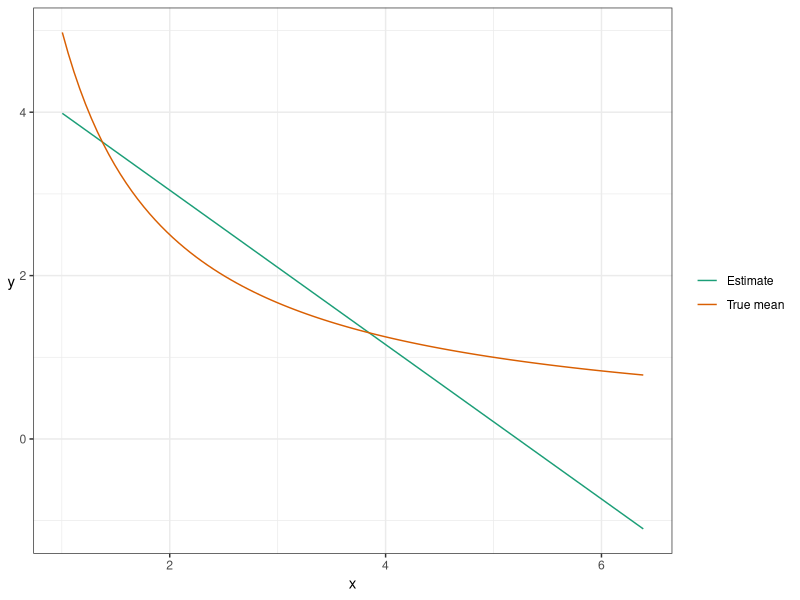
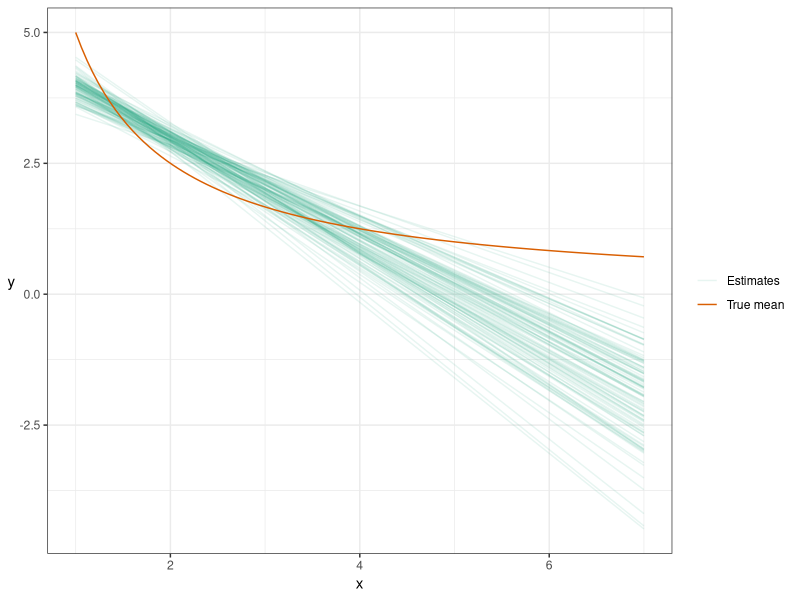
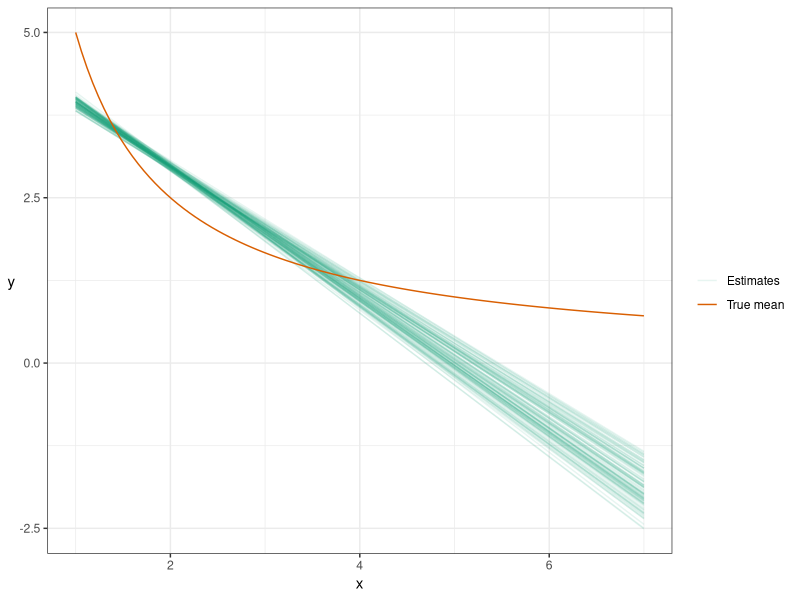
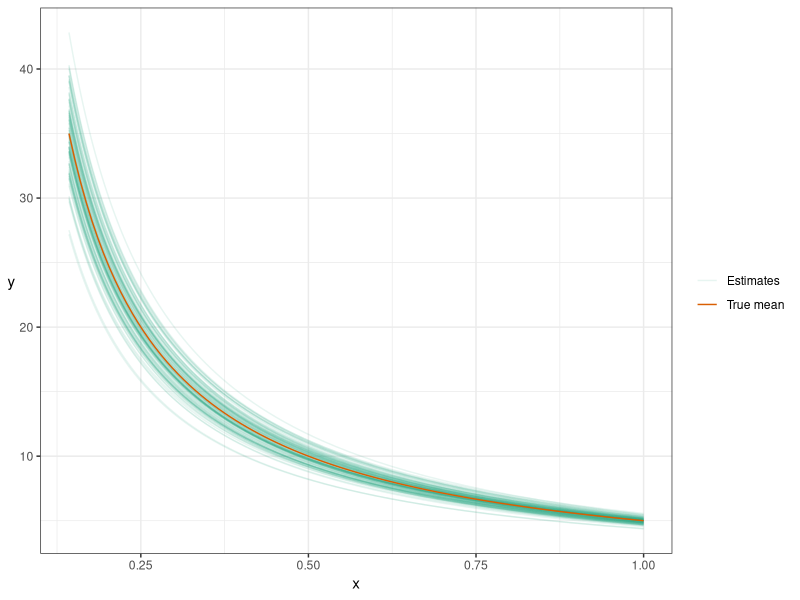

Source code (R) for these figures, in order:
## ---- chunk 1
suppressPackageStartupMessages(library(tidyverse))
my_accent <- "#d95f02"
rotate_y <- theme(axis.title.y=element_text(angle=0, vjust=0.5))
## ---- chunk 2
set.seed(400)
n <- 100
dat <- tibble(
	x = rexp(n) + 1,
	y = rnorm(n, mean = 5/x)
)
ggplot(dat, aes(x, y)) +
    stat_smooth(method="lm", se=FALSE, size=0.5,
                mapping=aes(colour="Estimate")) +
    stat_function(fun=function(x) 5/x,
                  mapping=aes(colour="True mean")) +
    scale_colour_brewer("", palette="Dark2") +
    theme_bw() +
    rotate_y
## ---- chunk 3
set.seed(400)
n <- 100
N <- 100
xgrid <- data.frame(x=seq(0,6, length.out=100)) + 1
## Use "tibble %>% group_by %>% do" in place of `for` loop
bias_plot <- tibble(iter=1:N) %>% group_by(iter) %>% do({
    dat <- tibble(x=rexp(n)+1, 
                  y=5/x+rnorm(n))
    data.frame(
        .,
        xgrid,
        Linear = predict(lm(y~x, data=dat),
                         newdata=xgrid)
    )
}) %>% 
    ggplot(aes(x=x, y=Linear)) +
    geom_line(aes(group=iter, colour="Estimates"), alpha=0.1) +
    stat_function(fun=function(x) 5/x,
                  mapping=aes(colour="True mean")) +
    theme_bw() +
    scale_colour_brewer("", palette="Dark2") +
    ylab("y") + rotate_y
bias_plot
## ---- chunk 4
set.seed(400)
n <- 1000
N <- 100
xgrid <- data.frame(x=seq(0,6, length.out=100)) + 1
## Use "tibble %>% group_by %>% do" in place of `for` loop
tibble(iter=1:N) %>% group_by(iter) %>% do({
    dat <- tibble(x=rexp(n)+1, 
                  y=5/x+rnorm(n))
    data.frame(
        .,
        xgrid,
        Linear = predict(lm(y~x, data=dat),
                         newdata=xgrid)
    )
}) %>% 
    ggplot(aes(x=x, y=Linear)) +
    geom_line(aes(group=iter, colour="Estimates"), alpha=0.1) +
    stat_function(fun=function(x) 5/x,
                  mapping=aes(colour="True mean")) +
    theme_bw() +
    scale_colour_brewer("", palette="Dark2") +
    ylab("y") + rotate_y
## ---- chunk 5
set.seed(400)
n <- 100
N <- 100
xgrid <- data.frame(xinv=(seq(0,6, length.out=100))) + 1
## Use "tibble %>% group_by %>% do" in place of `for` loop
tibble(iter=1:N) %>% group_by(iter) %>% do({
    dat <- tibble(x=rexp(n)+1, 
                  xinv=1/x,
                  y=5/x+rnorm(n))
    data.frame(
        .,
        xgrid,
        Linear = predict(lm(y~xinv, data=dat),
                         newdata=xgrid)
    )
}) %>% 
    ggplot(aes(x=1/xinv, y=Linear)) +
    geom_line(aes(group=iter, colour="Estimates"), alpha=0.1) +
    stat_function(fun=function(x) 5/x,
                  mapping=aes(colour="True mean")) +
    theme_bw() +
    scale_colour_brewer("", palette="Dark2") +
    ylab("y") + rotate_y +
    xlab("x")
